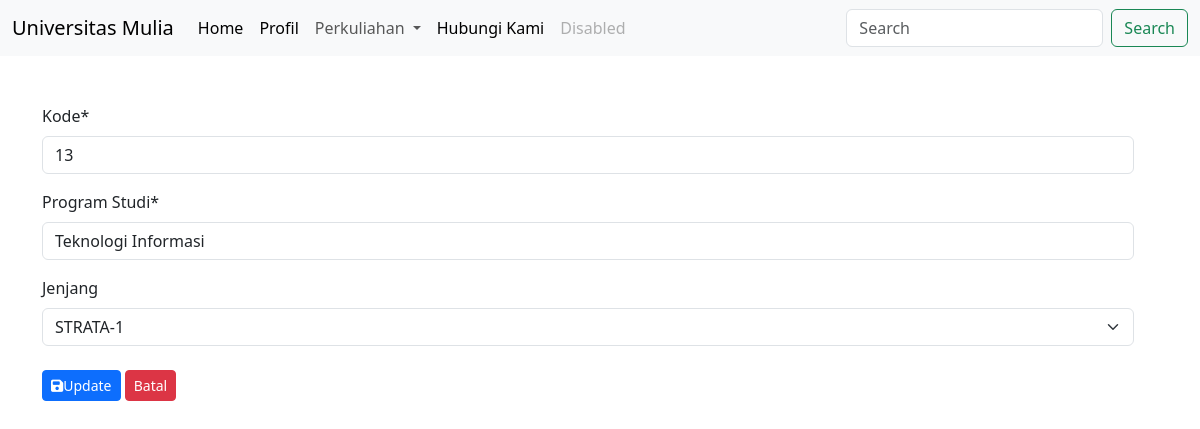
The app's page /appsperkuliahan/edit-jurusan/2/ with its own data.
### perkuliahan/models.py (models this page shows, shortened)
class Jurusan(models.Model):
    kodejurusan = models.CharField(max_length=50,null=False,blank=False,verbose_name='Kode')
    namajurusan = models.CharField(max_length=150,null=False,blank=False,verbose_name='Program Studi')
    level = (
        ('D3','DIPLOMA-3'),
        ('D4','DIPLOMA-4'),
        ('S1','STRATA-1'),
        ('S2','STRATA-2'),
        ('S3','STRATA-3'),
    )
    jenjang = models.CharField(max_length=150,null=True,blank=True,verbose_name='Jenjang', choices=level)

### perkuliahan/views.py (the view)
# urls.py: path('edit-jurusan/<int:jurusanid>/',views.edit_jurusan,name='edit_jurusan'),
def edit_jurusan(request,jurusanid):
    jurusan = Jurusan.objects.get(id=jurusanid)
    if request.method == "POST":
        form = Edit_Jurusan(request.POST,instance = jurusan)
        if form.is_valid():
            form.save()
            messages.success(request,'Data Berhasil Diubah')
            return redirect('manage_jurusan')
    else:
        form = Edit_Jurusan(instance=jurusan)
    context = {
        'title':'FORM UPDATE JURUSAN',
        'form':form,
    }
    return render(request,'edit_jurusan.html',context)

### perkuliahan/forms.py
class Edit_Jurusan(forms.ModelForm):
     class Meta:
        model = Jurusan #tmodel -> table table jurusan
        fields = '__all__'#menggunakan semua field yang terdapat pada table jurusan

### perkuliahan/templates/edit_jurusan.html (shortened to what this page needs)
{% extends "base.html" %}
{% load crispy_forms_tags %}
{% block content %}
<div class="row">
    <div class="col-md-12">
        <form method="POST">
          {{form | crispy}}
          <div class="pt-2">
            <button class="btn btn-primary btn-sm"><i class="fa fa-save"></i>Update</button>
            <a href="{% url 'manage_jurusan' %}" class="btn btn-danger btn-sm">Batal</a>
          </div>
        </form>
    </div>
</div>
{% endblock content %}

### records on screen
Jurusan: kodejurusan "13", namajurusan "Teknologi Informasi", jenjang "STRATA-1"
